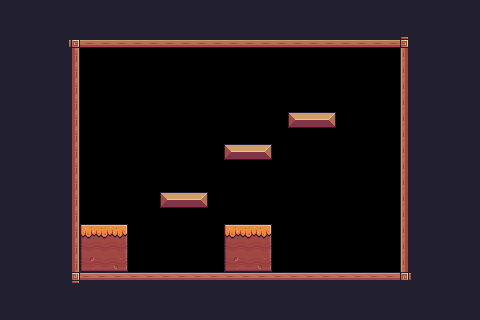

Rendered tile map (Tiled .tmx) drawn with the repository's tilesets; below, a short description and the full map source, tile grids included:
An orthogonal 30x20 tile map with 16x16 px tiles, 1 tile layer (BackGround) and 12 objects (5x Wall, 3x Platform, Death, player, fruit, ...).

<map version="1.10" tiledversion="1.11.2" orientation="orthogonal" renderorder="right-down" width="30" height="20" tilewidth="16" tileheight="16" infinite="0" nextlayerid="4" nextobjectid="39">
 <tileset firstgid="1" source="pixel_adventure_tiled.tsx" />
 <layer id="1" name="BackGround" width="30" height="20">
  <properties>
   <property name="Color" value="Gray" />
  </properties>
  <data encoding="csv">
24,24,24,24,24,24,24,24,24,24,24,24,24,24,24,24,24,24,24,24,24,24,24,24,24,24,24,24,24,24,
24,24,24,24,24,24,24,24,24,24,24,24,24,24,24,24,24,24,24,24,24,24,24,24,24,24,24,24,24,24,
24,24,24,24,92,134,134,134,134,134,134,134,134,134,134,134,134,134,134,134,134,134,134,134,134,93,24,24,24,24,
24,24,24,24,113,0,0,0,0,0,0,0,0,0,0,0,0,0,0,0,0,0,0,0,0,111,24,24,24,24,
24,24,24,24,113,0,0,0,0,0,0,0,0,0,0,0,0,0,0,0,0,0,0,0,0,111,24,24,24,24,
24,24,24,24,113,0,0,0,0,0,0,0,0,0,0,0,0,0,0,0,0,0,0,0,0,111,24,24,24,24,
24,24,24,24,113,0,0,0,0,0,0,0,0,0,0,0,0,0,0,0,0,0,0,0,0,111,24,24,24,24,
24,24,24,24,113,0,0,0,0,0,0,0,0,0,0,0,0,0,13,14,15,0,0,0,0,111,24,24,24,24,
24,24,24,24,113,0,0,0,0,0,0,0,0,0,0,0,0,0,0,0,0,0,0,0,0,111,24,24,24,24,
24,24,24,24,113,0,0,0,0,0,0,0,0,0,13,14,15,0,0,0,0,0,0,0,0,111,24,24,24,24,
24,24,24,24,113,0,0,0,0,0,0,0,0,0,0,0,0,0,0,0,0,0,0,0,0,111,24,24,24,24,
24,24,24,24,113,0,0,0,0,0,0,0,0,0,0,0,0,0,0,0,0,0,0,0,0,111,24,24,24,24,
24,24,24,24,113,0,0,0,0,0,13,14,15,0,0,0,0,0,0,0,0,0,0,0,0,111,24,24,24,24,
24,24,24,24,113,0,0,0,0,0,0,0,0,0,0,0,0,0,0,0,0,0,0,0,0,111,24,24,24,24,
24,24,24,24,113,95,96,97,0,0,0,0,0,0,95,96,97,0,0,0,0,0,0,0,0,111,24,24,24,24,
24,24,24,24,113,117,118,119,0,0,0,0,0,0,117,118,119,0,0,0,0,0,0,0,0,111,24,24,24,24,
24,24,24,24,113,139,140,141,0,0,0,0,0,0,139,140,141,0,0,0,0,0,0,0,0,111,24,24,24,24,
24,24,24,24,114,90,90,90,90,90,90,90,90,90,90,90,90,90,90,90,90,90,90,90,90,115,24,24,24,24,
24,24,24,24,24,24,24,24,24,24,24,24,24,24,24,24,24,24,24,24,24,24,24,24,24,24,24,24,24,24,
24,24,24,24,24,24,24,24,24,24,24,24,24,24,24,24,24,24,24,24,24,24,24,24,24,24,24,24,24,24
</data>
 </layer>
 <objectgroup id="3" name="Collisions">
  <object id="17" type="Wall" x="64" y="32" width="16" height="256" />
  <object id="18" type="Wall" x="80" y="32" width="336" height="16" />
  <object id="19" type="Wall" x="400" y="48" width="16" height="240" />
  <object id="20" type="Death" x="80" y="272" width="320" height="16" />
  <object id="21" type="Wall" x="80" y="224" width="48" height="48" />
  <object id="22" type="Platform" x="160" y="192" width="48" height="16" />
  <object id="23" type="Platform" x="224" y="144" width="48" height="16" />
  <object id="24" type="Platform" x="288" y="112" width="48" height="16" />
  <object id="25" type="Wall" x="224" y="224" width="48" height="48" />
 </objectgroup>
 <objectgroup id="2" name="Spawnpoint">
  <object id="2" name="Player" type="player" x="96" y="176" width="32" height="32" />
  <object id="34" name="Apple" type="fruit" x="240" y="112" width="32" height="32" />
  <object id="38" name="Saw" type="saw" x="144" y="224" width="32" height="32">
   <properties>
    <property name="isVertical" type="bool" value="true" />
    <property name="offNeg" type="int" value="9" />
    <property name="offPos" type="int" value="0" />
   </properties>
  </object>
 </objectgroup>
</map>
